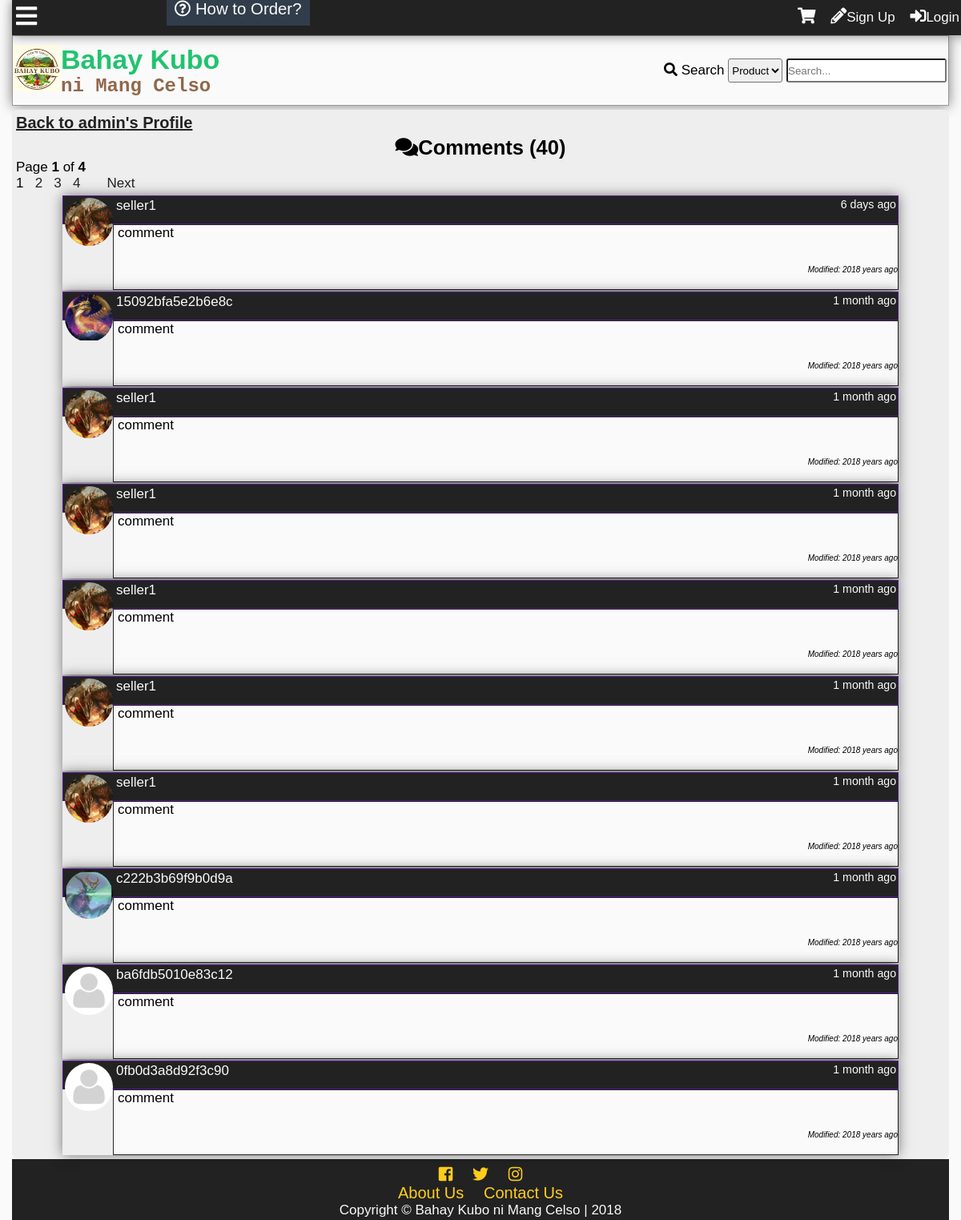
The page /profilecomments.php?id=1 on the database as committed earlier.
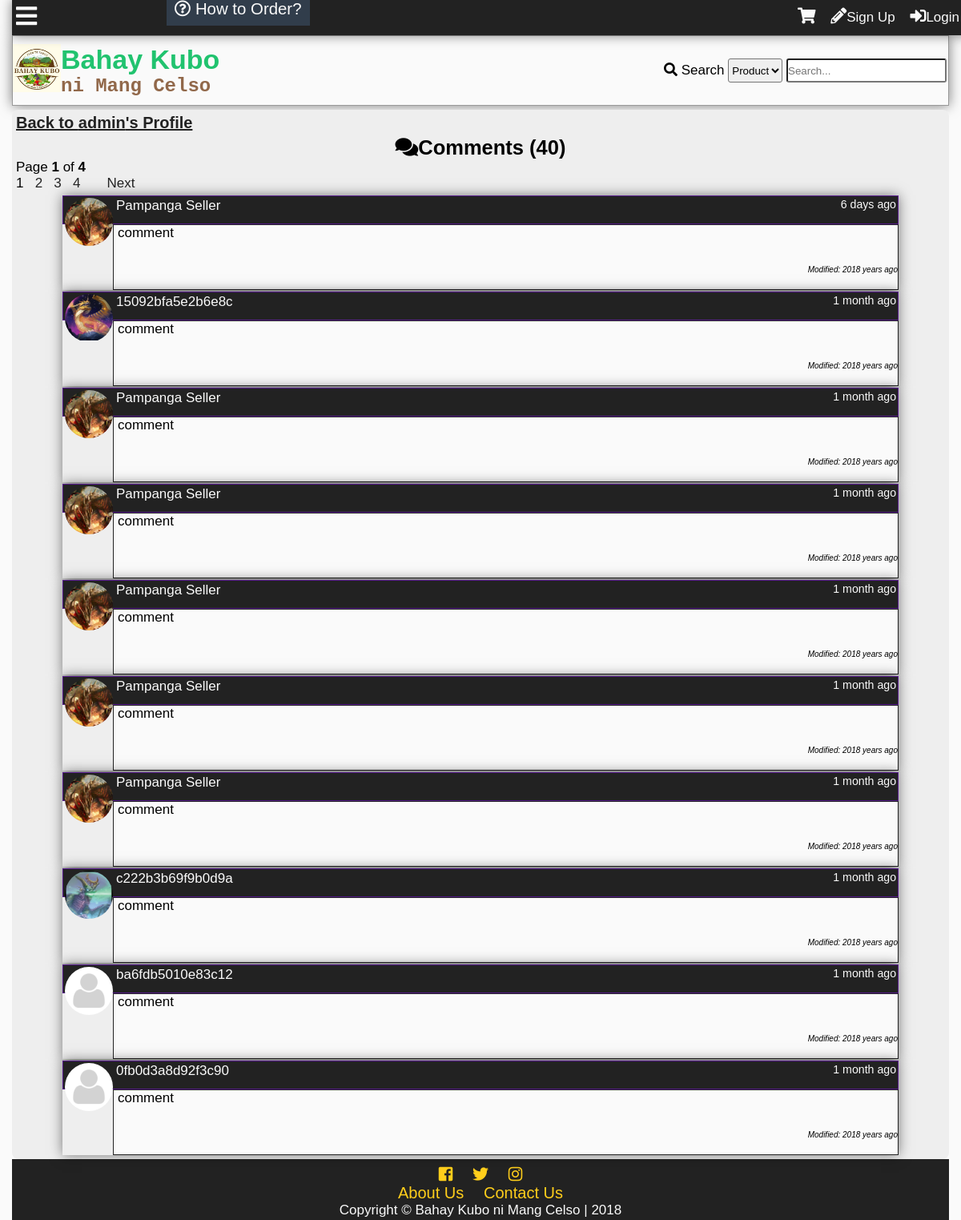
The same page on the database as committed later.
### tables this page shows
CREATE TABLE `tblcomment` (
  `commentid` int(11) NOT NULL,
  `userid` int(11) NOT NULL,
  `receiver` int(11) NOT NULL,
  `comment` text NOT NULL,
  `dateposted` datetime NOT NULL DEFAULT '0000-00-00 00:00:00',
  `modified` timestamp NULL DEFAULT NULL ON UPDATE CURRENT_TIMESTAMP
);

CREATE TABLE `tbluser` (
  `userid` int(11) NOT NULL,
  `username` varchar(100) NOT NULL,
  `password` varchar(100) NOT NULL,
  `firstname` varchar(100) NOT NULL,
  `middlename` varchar(100) NOT NULL,
  `lastname` varchar(100) NOT NULL,
  `birthday` varchar(20) NOT NULL,
  `datecreated` timestamp NOT NULL DEFAULT '0000-00-00 00:00:00',
  `email` varchar(100) NOT NULL,
  `phone` varchar(100) NOT NULL,
  `location` varchar(255) NOT NULL,
  `usertypeid` int(11) NOT NULL,
  `access` int(11) NOT NULL,
  `imgpath` varchar(200) NOT NULL,
  `bio` text NOT NULL,
  `is_show_email` tinyint(1) NOT NULL,
  `gender` int(11) NOT NULL,
  `lastupdate` timestamp NOT NULL DEFAULT '0000-00-00 00:00:00',
  `lastonline` timestamp NOT NULL DEFAULT '0000-00-00 00:00:00',
  `profileviews` int(11) NOT NULL
);

### profilecomments.php (the view, shortened to what this page needs)
<?php
include'functions.php';
require_once'connection.php';if(isset($_GET['id'])){
	$id=$_GET['id'];
	$sql="SELECT username FROM tbluser WHERE userid='$id'";
	$result=$conn->query($sql);
	$fetch=$result->fetch_object();
	if(!$fetch){
		die('This page doesn\'t exist.');
	}else{
	$name=$fetch->username;
	}
}else{
	die('This page doesn\'t exist.');
}
?>
<!DOCTYPE html>
<html lang="en">
<head>
    <link rel="stylesheet" href="css/style.css">
  	<link rel="stylesheet" href="css/fontawesome-all.css">
</head>
<body onscroll="scrollOpacity()">
	<div class="main-container">
		<div class="other-content">
			<h1><a class="btp" href="profile.php?id=<?php echo $_GET['id'] ?>">Back to <?php echo $name ?>'s Profile</a></h1>
<?php
$sql="SELECT commentid FROM tblcomment WHERE receiver='$id'";
$result=$conn->query($sql);
$rows=$result->num_rows;
$page_rows = 10;
$last = ceil($rows/$page_rows);
$pagenum = 1;
$limit = 'LIMIT ' .($pagenum - 1) * $page_rows .',' .$page_rows;
$sql3="SELECT commentid,tblcomment.userid,username,comment,dateposted,imgpath,modified FROM tblcomment
LEFT JOIN tbluser
	ON tblcomment.userid = tbluser.userid
WHERE receiver='$id'
ORDER BY commentid DESC $limit";
$textline1 = "<i class='fas fa-comments'></i>Comments (<b>".number_format($rows)."</b>)";
$textline2 = "Page <b>$pagenum</b> of <b>$last</b>";
$paginationCtrls = '';
if($last != 1){
    $paginationCtrls .= ''.$pagenum.' &nbsp; ';
	for($i = $pagenum+1; $i <= $last; $i++){
		$paginationCtrls .= '<a href="'.$_SERVER['PHP_SELF'].'?id='.$_GET['id'].'&pn='.$i.'">'.$i.'</a> &nbsp; ';
	}
	    if ($pagenum != $last) {
        $next = $pagenum + 1;
        $paginationCtrls .= ' &nbsp; &nbsp; <a href="'.$_SERVER['PHP_SELF'].'?id='.$_GET['id'].'&pn='.$next.'">Next</a> ';
    }
}
 echo'<h2>  '.$textline1.'</h2>
  <p>  '.$textline2.' </p>
  <div id="pagination_controls"> '.$paginationCtrls.'</div>';
$result3=$conn->query($sql3);
while($rows2=$result3->fetch_object()){
	$Cuser=$rows2->username;
	$Ccomment=$rows2->comment;
	$dateposted=$rows2->dateposted;
	$Cimg=$rows2->imgpath;
	$modified=$rows2->modified;
	if($Cimg==''){
		$Cimg='img/default.png';
	}
	if($modified==0){
		$modified='';
	}else{
		$modified='<i>Modified: '.time_elapsed_string($modified).'</i>';
	}
	echo'<div class="comment-box">
	<div class="comment-header">
	<a class="cm-user" href="profile.php?name='.$Cuser.'">
	<div class="comment-tn">
	<img src="'.$Cimg.'">
	</div>
	'.$Cuser.'</a>
	<small>'.time_elapsed_string($dateposted).'</small>
	</div>
	<div class="comment-body">
	<div class="com-container"><p class="comment-cm">'.nl2br($Ccomment).'</p></div>
		<p class="modified">'.$modified.'</p>';
		echo'
		</div>
		</div>';
	}
?>
		</div>
	</div>
</body>
</html>

Rows that differ between the two databases and show on the page:
changed through a linked row, tblcomment "6 days ago": userid.username "seller1" → "Pampanga Seller"
changed through a linked row, tblcomment (number 3 of 10 on the later page): userid.username "seller1" → "Pampanga Seller"
changed through a linked row, tblcomment (number 4 of 10 on the later page): userid.username "seller1" → "Pampanga Seller"
changed through a linked row, tblcomment (number 5 of 10 on the later page): userid.username "seller1" → "Pampanga Seller"
changed through a linked row, tblcomment (number 6 of 10 on the later page): userid.username "seller1" → "Pampanga Seller"
changed through a linked row, tblcomment (number 7 of 10 on the later page): userid.username "seller1" → "Pampanga Seller"
